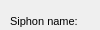
      <widget class="QWidget" name="page_2">
       <property name="geometry">
        <rect>
         <x>0</x>
         <y>0</y>
         <width>100</width>
         <height>30</height>
        </rect>
       </property>
       <attribute name="label">
        <string>Specific information</string>
       </attribute>
       <widget class="QLabel" name="label_siphon_steps">
        <property name="geometry">
         <rect>
          <x>10</x>
          <y>70</y>
          <width>121</width>
          <height>22</height>
         </rect>
        </property>
        <property name="font">
         <font>
          <pointsize>8</pointsize>
         </font>
        </property>
        <property name="frameShape">
         <enum>QFrame::NoFrame</enum>
        </property>
        <property name="frameShadow">
         <enum>QFrame::Plain</enum>
        </property>
        <property name="text">
         <string>Steps:</string>
        </property>
        <property name="textFormat">
         <enum>Qt::AutoText</enum>
        </property>
        <property name="scaledContents">
         <bool>false</bool>
        </property>
        <property name="alignment">
         <set>Qt::AlignLeading|Qt::AlignLeft|Qt::AlignVCenter</set>
        </property>
        <property name="margin">
         <number>3</number>
        </property>
       </widget>
       <widget class="QLabel" name="label_siphon_security_bar">
        <property name="geometry">
         <rect>
          <x>10</x>
          <y>40</y>
          <width>121</width>
          <height>22</height>
         </rect>
        </property>
        <property name="font">
         <font>
          <pointsize>8</pointsize>
         </font>
        </property>
        <property name="frameShape">
         <enum>QFrame::NoFrame</enum>
        </property>
        <property name="frameShadow">
         <enum>QFrame::Plain</enum>
        </property>
        <property name="text">
         <string>Security bar:</string>
        </property>
        <property name="textFormat">
         <enum>Qt::AutoText</enum>
        </property>
        <property name="scaledContents">
         <bool>false</bool>
        </property>
        <property name="alignment">
         <set>Qt::AlignLeading|Qt::AlignLeft|Qt::AlignVCenter</set>
        </property>
        <property name="margin">
         <number>3</number>
        </property>
       </widget>
       <widget class="QLineEdit" name="siphon_security_bar">
        <property name="geometry">
         <rect>
          <x>110</x>
          <y>40</y>
          <width>160</width>
          <height>20</height>
         </rect>
        </property>
        <property name="inputMask">
         <string/>
        </property>
        <property name="text">
         <string/>
        </property>
        <property name="frame">
         <bool>true</bool>
        </property>
       </widget>
       <widget class="QLabel" name="label_siphon_name">
        <property name="geometry">
         <rect>
          <x>10</x>
          <y>10</y>
          <width>121</width>
          <height>22</height>
         </rect>
        </property>
        <property name="font">
         <font>
          <pointsize>8</pointsize>
         </font>
        </property>
        <property name="frameShape">
         <enum>QFrame::NoFrame</enum>
        </property>
        <property name="frameShadow">
         <enum>QFrame::Plain</enum>
        </property>
        <property name="text">
         <string>Siphon name:</string>
        </property>
        <property name="textFormat">
         <enum>Qt::AutoText</enum>
        </property>
        <property name="scaledContents">
         <bool>false</bool>
        </property>
        <property name="alignment">
         <set>Qt::AlignLeading|Qt::AlignLeft|Qt::AlignVCenter</set>
        </property>
        <property name="margin">
         <number>3</number>
        </property>
       </widget>
       <widget class="QLineEdit" name="siphon_name">
        <property name="geometry">
         <rect>
          <x>110</x>
          <y>10</y>
          <width>160</width>
          <height>20</height>
         </rect>
        </property>
        <property name="inputMask">
         <string/>
        </property>
        <property name="text">
         <string/>
        </property>
        <property name="frame">
         <bool>true</bool>
        </property>
       </widget>
       <widget class="QLineEdit" name="siphon_steps">
        <property name="geometry">
         <rect>
          <x>110</x>
          <y>70</y>
          <width>160</width>
          <height>20</height>
         </rect>
        </property>
        <property name="inputMask">
         <string/>
        </property>
        <property name="text">
         <string/>
        </property>
        <property name="frame">
         <bool>true</bool>
        </property>
       </widget>
      </widget>
